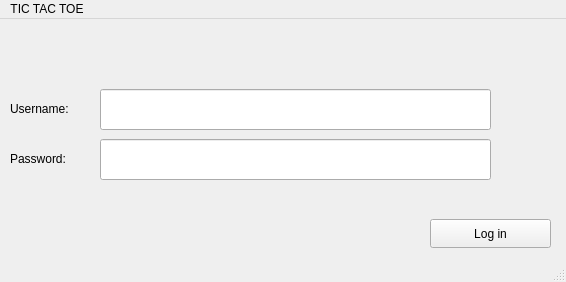
<?xml version="1.0" encoding="UTF-8"?>
<ui version="4.0">
 <class>MainWindow</class>
 <widget class="QMainWindow" name="MainWindow">
  <property name="geometry">
   <rect>
    <x>0</x>
    <y>0</y>
    <width>566</width>
    <height>282</height>
   </rect>
  </property>
  <property name="windowTitle">
   <string>MainWindow</string>
  </property>
  <widget class="QWidget" name="centralwidget">
   <widget class="QPushButton" name="name_BTN">
    <property name="geometry">
     <rect>
      <x>430</x>
      <y>200</y>
      <width>121</width>
      <height>29</height>
     </rect>
    </property>
    <property name="text">
     <string>Log in</string>
    </property>
    <property name="checkable">
     <bool>false</bool>
    </property>
   </widget>
   <widget class="QLabel" name="name_label">
    <property name="geometry">
     <rect>
      <x>10</x>
      <y>80</y>
      <width>81</width>
      <height>20</height>
     </rect>
    </property>
    <property name="text">
     <string>Username:</string>
    </property>
   </widget>
   <widget class="QLabel" name="pass_label">
    <property name="geometry">
     <rect>
      <x>10</x>
      <y>130</y>
      <width>81</width>
      <height>20</height>
     </rect>
    </property>
    <property name="text">
     <string>Password:</string>
    </property>
   </widget>
   <widget class="QLineEdit" name="pass_text">
    <property name="geometry">
     <rect>
      <x>100</x>
      <y>120</y>
      <width>391</width>
      <height>41</height>
     </rect>
    </property>
    <property name="readOnly">
     <bool>false</bool>
    </property>
   </widget>
   <widget class="QLineEdit" name="name_text">
    <property name="geometry">
     <rect>
      <x>100</x>
      <y>70</y>
      <width>391</width>
      <height>41</height>
     </rect>
    </property>
    <property name="readOnly">
     <bool>false</bool>
    </property>
   </widget>
  </widget>
  <widget class="QMenuBar" name="menubar">
   <property name="geometry">
    <rect>
     <x>0</x>
     <y>0</y>
     <width>566</width>
     <height>25</height>
    </rect>
   </property>
   <widget class="QMenu" name="menuTIC_TAC_TOE">
    <property name="title">
     <string>TIC TAC TOE</string>
    </property>
   </widget>
   <addaction name="menuTIC_TAC_TOE"/>
  </widget>
  <widget class="QStatusBar" name="statusbar"/>
 </widget>
 <tabstops>
  <tabstop>pass_text</tabstop>
  <tabstop>name_BTN</tabstop>
 </tabstops>
 <resources/>
 <connections/>
</ui>
